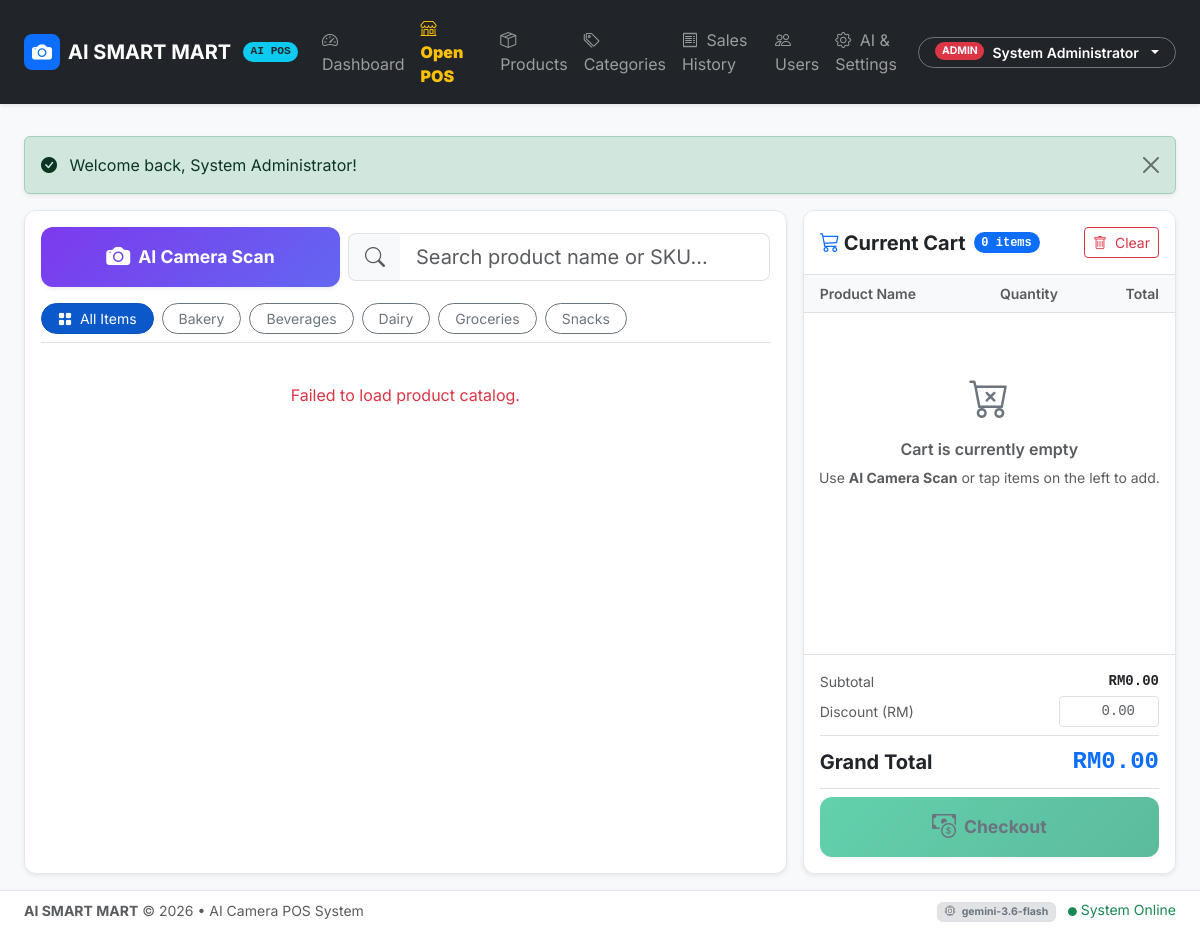
The app's page /pos/index.php (signed in) with its own data.
### tables this page shows
CREATE TABLE `categories` (
  `id` INT AUTO_INCREMENT PRIMARY KEY,
  `name` VARCHAR(100) NOT NULL UNIQUE,
  `description` VARCHAR(255) NULL,
  `created_at` TIMESTAMP DEFAULT CURRENT_TIMESTAMP
);

### config/config.php (called while the page is built, shortened)
<?php
function get_setting(string $key, $default = null): mixed {
    static $settingsCache = null;
    if ($settingsCache === null) {
        $settingsCache = [];
        try {
            $pdo = get_db_connection();
            $stmt = $pdo->query("SELECT setting_key, setting_value FROM settings");
            while ($row = $stmt->fetch()) {
                $settingsCache[$row['setting_key']] = $row['setting_value'];
            }
        } catch (Exception $e) {
        }
    }
    return $settingsCache[$key] ?? $default;
}
function clean(?string $value): string {
    return htmlspecialchars((string)$value, ENT_QUOTES, 'UTF-8');
}

### pos/index.php (the view, shortened to what this page needs)
<?php
require_once __DIR__ . '/../config/config.php';
$pdo = get_db_connection();
$categories = $pdo->query("SELECT * FROM categories ORDER BY name ASC")->fetchAll();
$currency = get_setting('currency_symbol', 'RM');
require_once __DIR__ . '/../includes/header.php';
?>
<div class="row g-3 pos-container">
    <div class="col-12 col-lg-7 col-xl-8 d-flex flex-column">
        <div class="pos-products-panel p-3 flex-grow-1 shadow-sm">
            <div class="row g-2 align-items-center mb-3">
                <div class="col-12 col-sm-6 col-md-5">
                    <button type="button" class="btn btn-pos-action btn-camera-scan w-100 shadow-sm" data-bs-toggle="modal" data-bs-target="#aiCameraModal">
                        <i class="bi bi-camera-fill fs-4"></i>
                        <span>AI Camera Scan</span>
                    </button>
                </div>
                <div class="col-12 col-sm-6 col-md-7">
                    <div class="input-group input-group-lg">
                        <span class="input-group-text bg-light text-muted border-end-0"><i class="bi bi-search"></i></span>
                        <input type="text" id="posSearchInput" class="form-control form-control-lg border-start-0" placeholder="Search product name or SKU...">
                    </div>
                </div>
            </div>
            <div class="d-flex gap-2 overflow-x-auto pb-2 mb-2 border-bottom text-nowrap">
                <button type="button" class="btn btn-sm btn-primary cat-pill rounded-pill px-3 active" data-category="0">
                    <i class="bi bi-grid-fill me-1"></i> All Items
                </button>
                <?php foreach ($categories as $cat): ?>
                    <button type="button" class="btn btn-sm btn-outline-secondary cat-pill rounded-pill px-3" data-category="<?= $cat['id'] ?>">
                        <?= clean($cat['name']) ?>
                    </button>
                <?php endforeach; ?>
            </div>
            <div class="products-grid-scroll flex-grow-1">
                <div class="row g-2" id="posProductsGrid">
                </div>
            </div>
        </div>
    </div>
    <div class="col-12 col-lg-5 col-xl-4 d-flex flex-column">
        <div class="pos-cart-panel shadow-sm">
            <div class="p-3 border-bottom bg-white d-flex justify-content-between align-items-center">
                <div class="d-flex align-items-center gap-2">
                    <h5 class="fw-bold mb-0 text-dark"><i class="bi bi-cart3 text-primary me-1"></i>Current Cart</h5>
                    <span class="badge bg-primary rounded-pill font-monospace" id="cartCountBadge">0 items</span>
                </div>
                <button type="button" class="btn btn-sm btn-outline-danger" id="btnClearCart" title="Clear all items">
                    <i class="bi bi-trash me-1"></i> Clear
                </button>
            </div>
            <div class="bg-light px-3 py-2 border-bottom d-flex justify-content-between text-muted small fw-semibold">
                <div class="flex-grow-1">Product Name</div>
                <div style="width: 110px;" class="text-center">Quantity</div>
                <div style="width: 75px;" class="text-end">Total</div>
            </div>
            <div class="cart-items-scroll flex-grow-1 p-2" id="cartItemsList">
                <div id="cartEmptyState" class="text-center py-5 text-muted">
                    <i class="bi bi-cart-x fs-1 d-block mb-2 text-secondary"></i>
                    <p class="mb-1 fw-semibold">Cart is currently empty</p>
                    <small class="text-muted">Use <strong>AI Camera Scan</strong> or tap items on the left to add.</small>
                </div>
            </div>
            <div class="p-3 bg-white border-top">
                <div class="d-flex justify-content-between text-muted mb-1 small">
                    <span>Subtotal</span>
                    <span class="fw-semibold text-dark font-monospace" id="cartSubtotalText"><?= $currency ?>0.00</span>
                </div>
                <div class="d-flex justify-content-between align-items-center mb-2 small">
                    <span class="text-muted">Discount (<?= $currency ?>)</span>
                    <div style="width: 100px;">
                        <input type="number" step="0.50" min="0" id="cartDiscountInput" class="form-control form-control-sm text-end font-monospace py-0" placeholder="0.00">
                    </div>
                </div>
                <div class="d-flex justify-content-between align-items-center py-2 border-top border-bottom my-2">
                    <span class="fw-bold fs-5 text-dark">Grand Total</span>
                    <span class="fw-bold fs-4 text-primary font-monospace" id="cartGrandTotalText"><?= $currency ?>0.00</span>
                </div>
                <div class="d-grid mt-2">
                    <button type="button" class="btn btn-pos-action btn-checkout shadow-sm" id="btnOpenCheckout" onclick="posApp.openCheckoutModal()" disabled>
                        <i class="bi bi-cash-coin fs-4"></i>
                        <span>Checkout</span>
                    </button>
                </div>
            </div>
        </div>
    </div>
</div>
<?php require_once __DIR__ . '/../includes/footer.php'; ?>

### assets/css/style.css (style rules this page uses)
:root { --primary-color: #2563eb; --primary-hover: #1d4ed8; --secondary-color: #475569; --accent-camera: #8b5cf6; --accent-success: #10b981; --card-shadow: 0 4px 6px -1px rgba(0, 0, 0, 0.07), 0 2px 4px -2px rgba(0, 0, 0, 0.05); --card-shadow-lg: 0 10px 15px -3px rgba(0, 0, 0, 0.08), 0 4px 6px -4px rgba(0, 0, 0, 0.05); }
body { font-family: 'Inter', -apple-system, BlinkMacSystemFont, "Segoe UI", Roboto, sans-serif; color: #1e293b; background-color: #f8fafc; }
.pos-container { height: calc(100vh - 120px); min-height: 600px; }
.pos-products-panel { display: flex; flex-direction: column; height: 100%; background: #ffffff; border-radius: 0.75rem; border: 1px solid #e2e8f0; overflow: hidden; }
.pos-cart-panel { display: flex; flex-direction: column; height: 100%; background: #ffffff; border-radius: 0.75rem; border: 1px solid #e2e8f0; box-shadow: var(--card-shadow-lg); overflow: hidden; }
.cart-items-scroll { flex: 1 1 auto; overflow-y: auto; max-height: calc(100vh - 380px); }
.products-grid-scroll { flex: 1 1 auto; overflow-y: auto; max-height: calc(100vh - 250px); padding: 0.5rem; }
.btn-pos-action { padding: 0.75rem 1.25rem; font-size: 1.1rem; font-weight: 700; border-radius: 0.75rem; display: inline-flex; align-items: center; justify-content: center; gap: 0.5rem; transition: all 0.2s ease; }
.btn-camera-scan { background: linear-gradient(135deg, #7c3aed 0%, #6366f1 100%); color: #ffffff; border: none; }
.btn-checkout { background: linear-gradient(135deg, #10b981 0%, #059669 100%); color: #ffffff; border: none; }

### records on screen
categories: name "Bakery"
categories: name "Beverages"
categories: name "Dairy"
categories: name "Groceries"
categories: name "Snacks"

### other values on screen
$shopName "AI SMART MART"
$currentUser['role'] "ADMIN"
$currentUser['full_name'] "System Administrator"
$flash['message'] "Welcome back, System Administrator!"
$currency "RM"
get_setting('shop_name', 'AI SMART MART') "AI SMART MART"
get_setting('gemini_model', 'gemini-3.6-flash') "gemini-3.6-flash"
